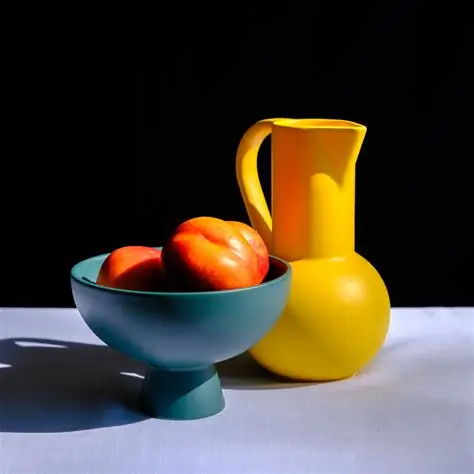
//> input picture C++/Intermediate/Threading/basic/openCV-sample.png, 474 x 474 px
$ ./openCV_pipeline   (built with g++ and OpenCV 4)
//> lines starting //> are read from the running program, lines starting //| are printed output that depends on the picture; after the words box and inside, x2 and y2 are one past the last pixel; in counts of white or black regions, pixels touching at a corner belong together
#include <opencv2/opencv.hpp>    // Core OpenCV functionality
#include <iostream>              // Standard C++ I/O for error messages and logging

int main() {
    // Step 1: Load image from file
    // cv::imread reads an image into a cv::Mat object.
    // "openCV-sample.png" must exist in the working directory.
    cv::Mat input = cv::imread("openCV-sample.png");
//> input is the input picture: 474 rows x 474 cols, CV_8UC3; mean B, G, R 54.8, 65.5, 73.5
    if (input.empty()) {
        std::cerr << "Error: Could not load image!" << std::endl;
        return -1;
    }

    // Step 2: Convert to grayscale
    // cv::cvtColor transforms the color space of the image.
    // Here, we convert from BGR (default OpenCV format) to grayscale.
    cv::Mat gray;
    cv::cvtColor(input, gray, cv::COLOR_BGR2GRAY);
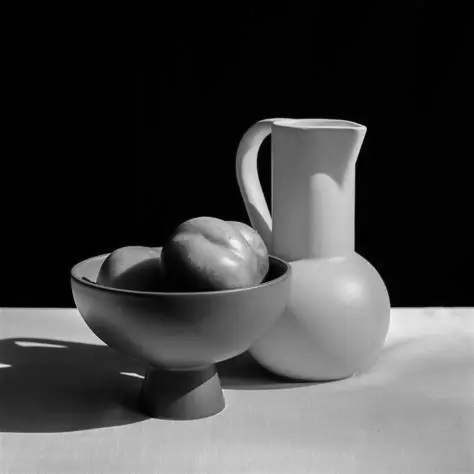
//> gray: 474 rows x 474 cols, CV_8UC1; min 0, max 246, mean 66.7

    // Step 3: Apply Gaussian blur
    // cv::GaussianBlur smooths the image, reducing noise and detail.
    // Kernel size (7x7) and sigma (1.5) control the strength of the blur.
    cv::Mat blurred;
    cv::GaussianBlur(gray, blurred, cv::Size(7, 7), 1.5);

    // Step 4: Edge detection (Canny)
    // cv::Canny detects edges by looking for intensity gradients.
    // Thresholds (50, 150) control sensitivity:
    //   - Lower threshold: potential edges
    //   - Upper threshold: strong edges
    cv::Mat edges;
    cv::Canny(blurred, edges, 50, 150);
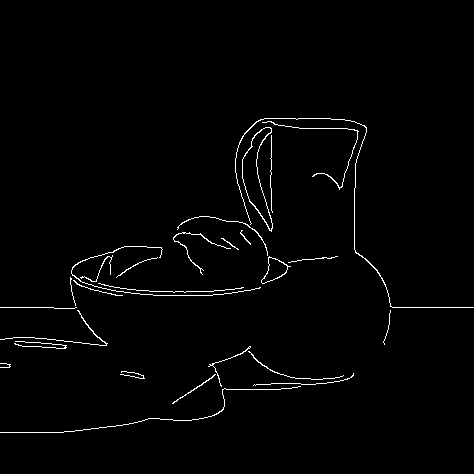
//> edges: 474 rows x 474 cols, CV_8UC1; 1.5% white in thin lines or dots, all inside (x1, y1, x2, y2) = (0, 118, 474, 433)

    // Step 5: Display results in separate windows
    // cv::imshow creates a window and shows the image.
    cv::imshow("Original", input);
    cv::imshow("Grayscale", gray);
    cv::imshow("Blurred", blurred);
    cv::imshow("Edges", edges);

    // Main loop:
    while (true) {
        int key = cv::waitKey(30);
//> the Esc key is pressed

        // If all windows are closed, exit
        if (cv::getWindowProperty("Original", cv::WND_PROP_VISIBLE) < 1 &&
            cv::getWindowProperty("Grayscale", cv::WND_PROP_VISIBLE) < 1 &&
            cv::getWindowProperty("Blurred", cv::WND_PROP_VISIBLE) < 1 &&
            cv::getWindowProperty("Edges", cv::WND_PROP_VISIBLE) < 1) {
            break;
        }
    }

    return 0;
}
